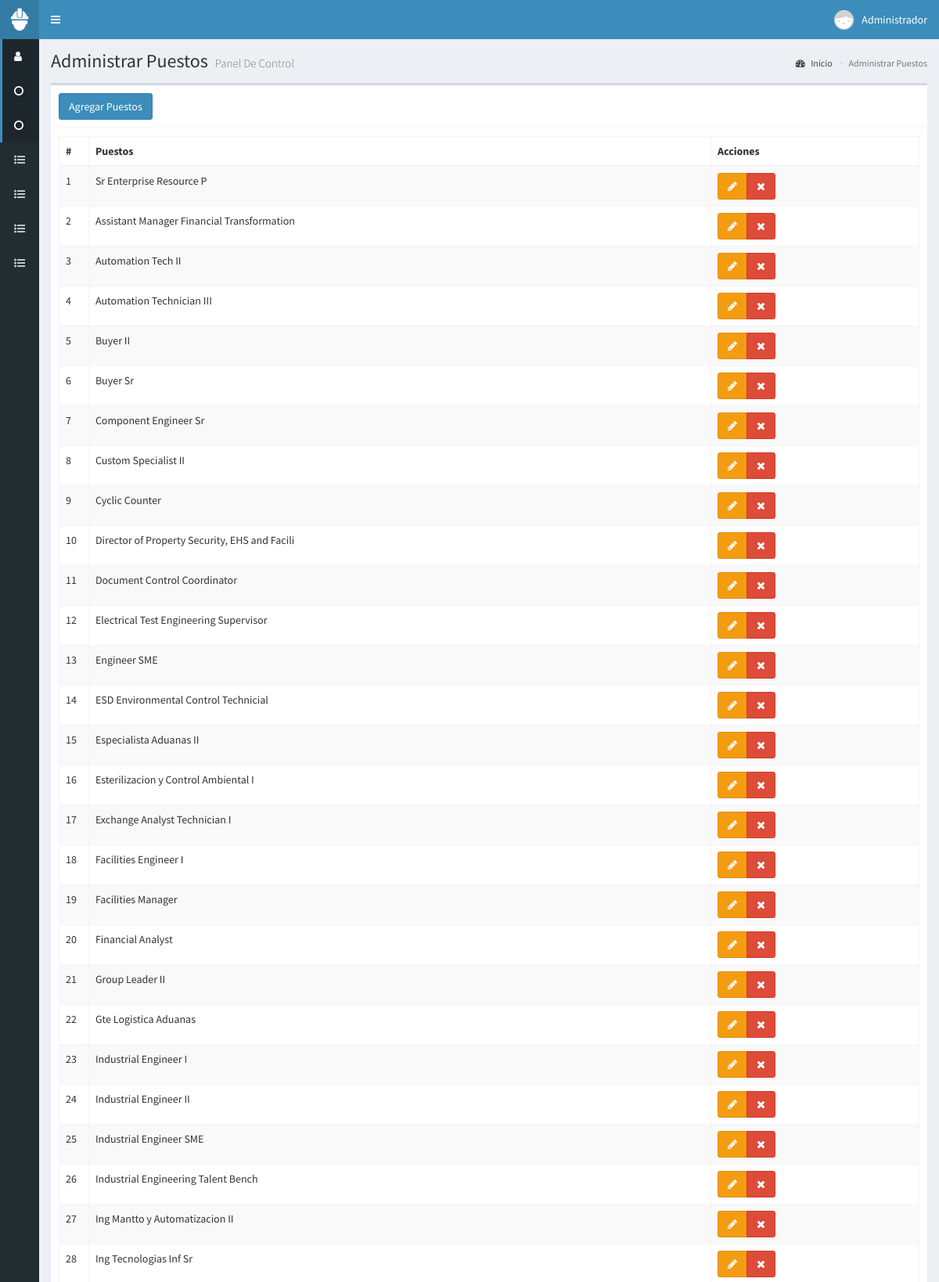
/puestos (signed in, upper part), run on the app's committed database.
### tables this page shows
CREATE TABLE t_Puesto
(
  id_puesto SMALLINT UNSIGNED PRIMARY KEY AUTO_INCREMENT,
  descripcion VARCHAR(100) NOT NULL	
);

### controladores/plantilla.controlador.php (called while the page is built)
<?php
  class ControladorPlantilla
  {
    static public function ctrPlantilla()
    {
      include "vistas/plantilla.php";
    }
  }

### index.php (called while the page is built, shortened)
<?php
require_once "controladores/plantilla.controlador.php";
require_once "controladores/ventas.controlador.php";
require_once "controladores/puestos.controlador.php";
require_once "controladores/subir-csv.controlador.php";
require_once "modelos/puestos.modelo.php";
$plantilla = new ControladorPlantilla();
$plantilla->ctrPlantilla();

### controladores/puestos.controlador.php (called while the page is built, shortened)
<?php
  class ControladorPuestos
  {
		static public function ctrMostrarPuestos($item,$valor)
		{
			$tabla = "t_Puesto";
			$respuesta = ModeloPuestos::mdlMostrarPuestos($tabla,$item,$valor);
			return $respuesta;
		}
  }
?>

### modelos/conexion.php (called while the page is built)
<?php
  class Conexion
  {
    static public function conectar()
    {
      $link = new PDO("mysql:host=localhost;dbname=bd_responsivas",
                      "usuario_responsiva",
											"responsivas-2020");
			$link->setAttribute(PDO::ATTR_ERRMODE, PDO::ERRMODE_EXCEPTION);
			$mitz="America/Tijuana";
			$tz = (new DateTime('now', new DateTimeZone($mitz)))->format('P');
			$link->exec("SET time_zone='$tz';");
      $link->exec("set names utf8");
      return $link;
    }
  }
?>

### modelos/puestos.modelo.php (called while the page is built, shortened)
<?php
	require_once "conexion.php";
	class ModeloPuestos
	{
    static public function mdlMostrarPuestos($tabla,$item,$valor)
    {
			if ($item != null)
			{
				$stmt = Conexion::conectar()->prepare("SELECT * FROM $tabla WHERE $item = :$item");
				$stmt->bindParam(":".$item,$valor, PDO::PARAM_STR);
				$stmt->execute();
				$registros = $stmt->fetch();
				$stmt->closeCursor();
				$stmt=null;
				return $registros;
			}
			else
			{
				$stmt = Conexion::conectar()->prepare("SELECT * FROM $tabla ORDER BY descripcion");
				$stmt->execute();
				$registros = $stmt->fetchAll();
				return $registros;
			}
		}
	}
?>

### vistas/modulos/puestos.php (the view, shortened to what this page needs)
<div class="content-wrapper">
  <section class="content-header">
    <h1>
      Administrar Puestos
      <small>Panel De Control</small>
    </h1>
    <ol class="breadcrumb">
      <li><a href="inicio"><i class="fa fa-dashboard"></i> Inicio</a></li>
      <li class="active">Administrar Puestos</li>
    </ol>
  </section>
  <section class="content">
    <div class="box">
      <div class="box-header with-border">
        <button class="btn btn-primary"  data-toggle="modal" data-target="#modalAgregarPuestos">
          Agregar Puestos
        </button>
      </div>
      <div class="box-body">
        <table class="table table-bordered table-striped dt-responsive tablas">
          <thead>
            <tr>
              <th style="width:10px">#</th>
              <th>Puestos</th>
              <th>Acciones </th>
            </tr>
          </thead>
          <tbody>
					<?php
						$item = null;
						$valor = null;
						$puestos = ControladorPuestos::ctrMostrarPuestos($item,$valor);
						foreach ($puestos as $key => $value)
						{
							echo '
										<tr>
											<td>'.($key+1).'</td>
											<td >'.$value["descripcion"].'</td>
											<td>
												<div class="btn-group">
													<button class="btn btn-warning btnEditarPuesto" idPuesto="'.$value["id_puesto"].'" data-toggle="modal" data-target="#modalEditarPuesto"><i class="fa fa-pencil"></i></button>';
													if ($_SESSION["perfil"] == "Administrador")
													{
														echo '
													<button class="btn btn-danger btnEliminarPuesto" idPuesto="'.$value["id_puesto"].'"><i class="fa fa-times"></i></button>';
													}
												echo '</div>
											</td>
										</tr>';
						}
					?>
          </tbody>
        </table>
      </div>
    </div>
  </section>
</div>

### data on the page
t_puesto: descripcion "Sr Enterprise Resource P"
t_puesto: descripcion "Assistant Manager Financial Transformation"
t_puesto: descripcion "Automation Tech II"
t_puesto: descripcion "Automation Technician III"
t_puesto: descripcion "Buyer II"
t_puesto: descripcion "Buyer Sr"
t_puesto: descripcion "Component Engineer Sr"
t_puesto: descripcion "Custom Specialist II"
t_puesto: descripcion "Cyclic Counter"
t_puesto: descripcion "Director of Property Security, EHS and Facili"
t_puesto: descripcion "Document Control Coordinator"
t_puesto: descripcion "Electrical Test Engineering Supervisor"
t_puesto: descripcion "Engineer SME"
t_puesto: descripcion "ESD Environmental Control Technicial"
t_puesto: descripcion "Especialista Aduanas II"
t_puesto: descripcion "Esterilizacion y Control Ambiental I"
t_puesto: descripcion "Exchange Analyst Technician I"
t_puesto: descripcion "Facilities Engineer I"
t_puesto: descripcion "Facilities Manager"
t_puesto: descripcion "Financial Analyst"
t_puesto: descripcion "Group Leader II"
t_puesto: descripcion "Gte Logistica Aduanas"
t_puesto: descripcion "Industrial Engineer I"
t_puesto: descripcion "Industrial Engineer II"
t_puesto: descripcion "Industrial Engineer SME"
t_puesto: descripcion "Industrial Engineering Talent Bench"
t_puesto: descripcion "Ing Mantto y Automatizacion II"
t_puesto: descripcion "Ing Tecnologias Inf Sr"

### other printed values
$_SESSION["nombre"] "Administrador"
